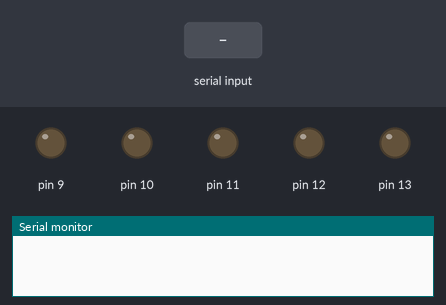
Simulated run of this sketch. Board: Arduino Uno, built with avr-gcc and run on an emulated ATmega328P. Shown: output pins drawn as LEDs (lit = HIGH), the last lines printed to the serial monitor. The inputs (shaded band) are chosen by the test bench.

Above: at 1.2 s.
1.3 s: "d" received over Serial
At 2.1 s:
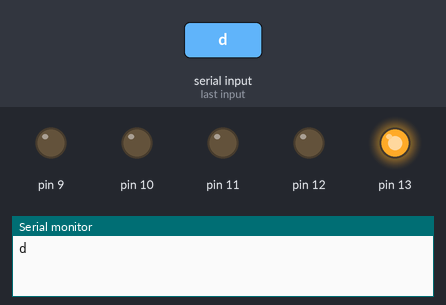
2.8 s: "t" received over Serial
At 6.3 s:
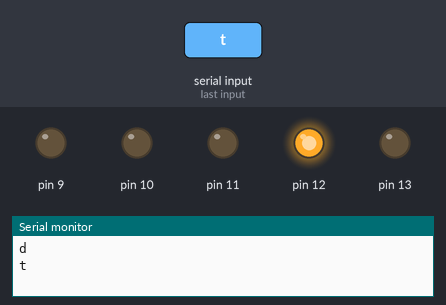
Timing chart, 0 to 10.8 s (numbered marks = the images above; inputs shaded):
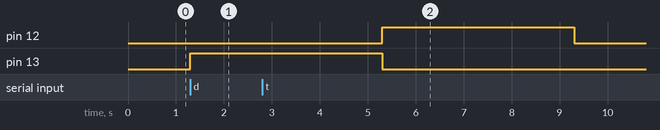

The sketch:

main.ino
```cpp
char Incoming_value = 0;                //Variable for storing Incoming_value
void setup()
{
  Serial.begin(9600);         //Sets the data rate in bits per second (baud) for serial data transmission
  pinMode(13, OUTPUT);
  pinMode(12, OUTPUT);
  pinMode(11, OUTPUT);
  pinMode(10, OUTPUT);
  pinMode(9, OUTPUT);
}
void loop()
{
  if(Serial.available() > 0)
  {
    Incoming_value = Serial.read();      //Read the incoming data and store it into variable Incoming_value
    Serial.println(Incoming_value);        //Print Value of Incoming_value in Serial monitor
    if(Incoming_value == 'd'){
      digitalWrite(13, HIGH);
      delay(4000);
      digitalWrite(13, LOW);
    }
    else if(Incoming_value == 't'){
      digitalWrite(12, HIGH);
      delay(4000);
      digitalWrite(12, LOW);
    }
    else if(Incoming_value == 'g'){
      digitalWrite(11, HIGH);
      delay(4000);
      digitalWrite(11, LOW);
    }
    else if(Incoming_value == 'a'){
      digitalWrite(10, HIGH);
      delay(4000);
      digitalWrite(10, LOW);
    }
    else if(Incoming_value == 'b'){
      digitalWrite(9, HIGH);
      delay(4000);
      digitalWrite(9, LOW);
    }
  }

}
```

Measured:
- after the input at 1.3 s, pin 13: LOW → HIGH at once
- after the input at 2.8 s, pin 12: LOW → HIGH after 2.5 s, → LOW 4.0 s later
